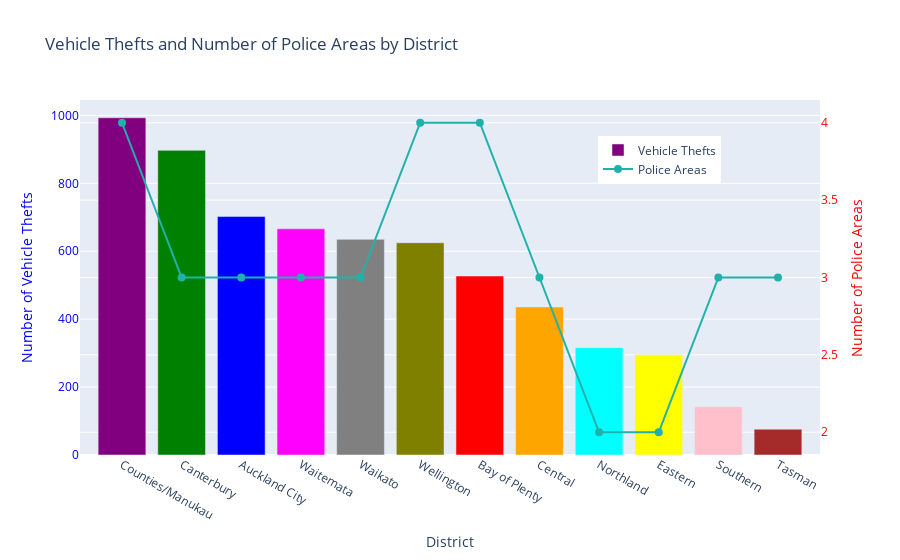

This figure's notebook cell:
### Code cell
#Analyzing the relationship between vehicle thefts and the number of police areas across different districts
#And
#Calculates the correlation coefficient between the number of vehicle thefts and the number of police areas for each district
# Aggregate data by district
district_theft_counts = df5['district_name'].value_counts().reset_index()
district_theft_counts.columns = ['district_name', 'theft_count']

# Get the number of police areas for each district (assuming it's consistent within each district)
district_police_areas = df5[['district_name', 'No_Police_Areas']].drop_duplicates()

# Merge the dataframes
district_data = pd.merge(district_theft_counts, district_police_areas, on='district_name')

# Calculate correlation coefficient
correlation = district_data['theft_count'].corr(district_data['No_Police_Areas'])
print("Correlation coefficient:", correlation)
#It indicates a moderate positive correlation between the number of vehicle thefts and the number of police areas
# in the districts. A correlation coefficient closer to 1 suggests a strong positive 
#correlation, meaning as one variable increases, the other tends to increase as well


# Create figure with secondary y-axis
fig = go.Figure()

# Add bar plot for vehicle thefts
fig.add_trace(
    go.Bar(
        x=district_data['district_name'],
        y=district_data['theft_count'],
        name='Vehicle Thefts',
        marker=dict(color=[district_color_map[district] for district in district_data['district_name']]),
        yaxis='y1'
    )
)

# Add line plot for number of police areas
fig.add_trace(
    go.Scatter(
        x=district_data['district_name'],
        y=district_data['No_Police_Areas'],
        name='Police Areas',
        mode='lines+markers',
        marker=dict(color='lightseagreen', size=8),  # Set marker color to lightseagreen
        yaxis='y2'
    )
)

# Update layout for dual y-axes
fig.update_layout(
    title='Vehicle Thefts and Number of Police Areas by District',
    xaxis=dict(title='District'),
    yaxis=dict(
        title='Number of Vehicle Thefts',
        titlefont=dict(color='blue'),
        tickfont=dict(color='blue')
    ),
    yaxis2=dict(
        title='Number of Police Areas',
        titlefont=dict(color='red'),
        tickfont=dict(color='red'),
        overlaying='y',
        side='right'
    ),
    legend=dict(x=0.7, y=0.9),  # Move legend to upper right corner
)

# Show plot
fig.show()

### Figure 1 — Plotly figure (JSON) as saved in the notebook; plotly's stock layout.template omitted (floating-point values rounded to 4 significant figures)
{"data": [{"marker": {"color": ["purple", "green", "blue", "magenta", "gray", "olive", "red", "orange", "cyan", "yellow", "pink", "brown"]}, "name": "Vehicle Thefts", "type": "bar", "x": ["Counties/Manukau", "Canterbury", "Auckland City", "Waitemata", "Waikato", "Wellington", "Bay of Plenty", "Central", "Northland", "Eastern", "Southern", "Tasman"], "y": [993, 897, 702, 666, 635, 625, 527, 436, 316, 295, 142, 76], "yaxis": "y"}, {"marker": {"color": "lightseagreen", "size": 8}, "mode": "lines+markers", "name": "Police Areas", "type": "scatter", "x": ["Counties/Manukau", "Canterbury", "Auckland City", "Waitemata", "Waikato", "Wellington", "Bay of Plenty", "Central", "Northland", "Eastern", "Southern", "Tasman"], "y": [4, 3, 3, 3, 3, 4, 4, 3, 2, 2, 3, 3], "yaxis": "y2"}], "layout": {"legend": {"x": 0.7, "y": 0.9}, "title": {"text": "Vehicle Thefts and Number of Police Areas by District"}, "xaxis": {"title": {"text": "District"}}, "yaxis": {"tickfont": {"color": "blue"}, "title": {"font": {"color": "blue"}, "text": "Number of Vehicle Thefts"}}, "yaxis2": {"overlaying": "y", "side": "right", "tickfont": {"color": "red"}, "title": {"font": {"color": "red"}, "text": "Number of Police Areas"}}}}
